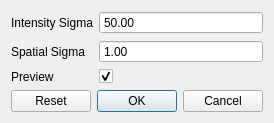
<?xml version="1.0" encoding="UTF-8"?>
<!--
 Copyright ©2017 Brian Curless.  All rights reserved.  Permission is hereby
 granted to students registered for University of Washington CSE 457 or CSE
 557 for use solely during Autumn Quarter 2017 for purposes of the course.
 No other use, copying, distribution, or modification is permitted without
 prior written consent. Copyrights for third-party components of this work
 must be honored.  Instructors interested in reusing these course materials
 should contact the author.
 -->
<ui version="4.0">
 <class>BilateralGaussDialog</class>
 <widget class="QDialog" name="BilateralGaussDialog">
  <property name="geometry">
   <rect>
    <x>0</x>
    <y>0</y>
    <width>270</width>
    <height>121</height>
   </rect>
  </property>
  <property name="windowTitle">
   <string>Bilaterial Gaussian Blur</string>
  </property>
  <layout class="QVBoxLayout" name="verticalLayout">
   <item>
    <layout class="QFormLayout" name="form_layout">
     <item row="0" column="0">
      <widget class="QLabel" name="sigma_range_label">
       <property name="text">
        <string>Intensity Sigma</string>
       </property>
      </widget>
     </item>
     <item row="0" column="1">
      <widget class="QDoubleSpinBox" name="sigma_range_spinbox">
       <property name="buttonSymbols">
        <enum>QAbstractSpinBox::NoButtons</enum>
       </property>
       <property name="minimum">
        <double>1.000000000000000</double>
       </property>
       <property name="maximum">
        <double>500.000000000000000</double>
       </property>
       <property name="value">
        <double>50.000000000000000</double>
       </property>
      </widget>
     </item>
     <item row="1" column="0">
      <widget class="QLabel" name="sigma_domain_label">
       <property name="text">
        <string>Spatial Sigma</string>
       </property>
      </widget>
     </item>
     <item row="1" column="1">
      <widget class="QDoubleSpinBox" name="sigma_domain_spinbox">
       <property name="buttonSymbols">
        <enum>QAbstractSpinBox::NoButtons</enum>
       </property>
       <property name="minimum">
        <double>1.000000000000000</double>
       </property>
       <property name="maximum">
        <double>5.000000000000000</double>
       </property>
       <property name="value">
        <double>1.000000000000000</double>
       </property>
      </widget>
     </item>
     <item row="2" column="0">
      <widget class="QLabel" name="preview_label">
       <property name="text">
        <string>Preview</string>
       </property>
      </widget>
     </item>
     <item row="2" column="1">
      <widget class="QCheckBox" name="preview_checkbox">
       <property name="checked">
        <bool>true</bool>
       </property>
      </widget>
     </item>
    </layout>
   </item>
   <item>
    <widget class="QDialogButtonBox" name="button_box">
     <property name="orientation">
      <enum>Qt::Horizontal</enum>
     </property>
     <property name="standardButtons">
      <set>QDialogButtonBox::Cancel|QDialogButtonBox::Ok|QDialogButtonBox::Reset</set>
     </property>
    </widget>
   </item>
  </layout>
 </widget>
 <resources/>
 <connections>
  <connection>
   <sender>button_box</sender>
   <signal>accepted()</signal>
   <receiver>BilateralGaussDialog</receiver>
   <slot>accept()</slot>
   <hints>
    <hint type="sourcelabel">
     <x>248</x>
     <y>254</y>
    </hint>
    <hint type="destinationlabel">
     <x>157</x>
     <y>274</y>
    </hint>
   </hints>
  </connection>
  <connection>
   <sender>button_box</sender>
   <signal>rejected()</signal>
   <receiver>BilateralGaussDialog</receiver>
   <slot>reject()</slot>
   <hints>
    <hint type="sourcelabel">
     <x>316</x>
     <y>260</y>
    </hint>
    <hint type="destinationlabel">
     <x>286</x>
     <y>274</y>
    </hint>
   </hints>
  </connection>
 </connections>
</ui>
